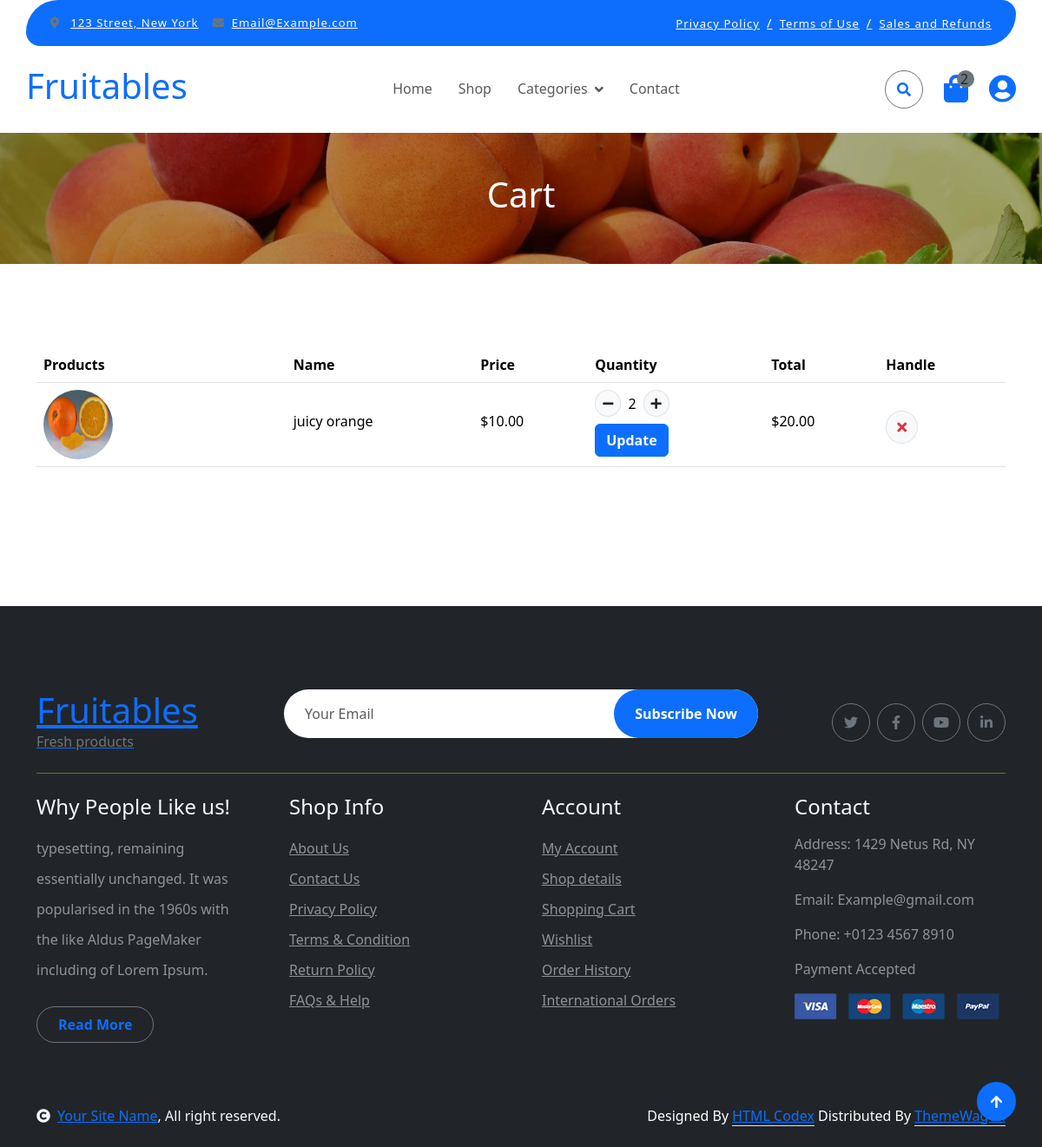
The app's page /order/cart/ (signed in), older data.
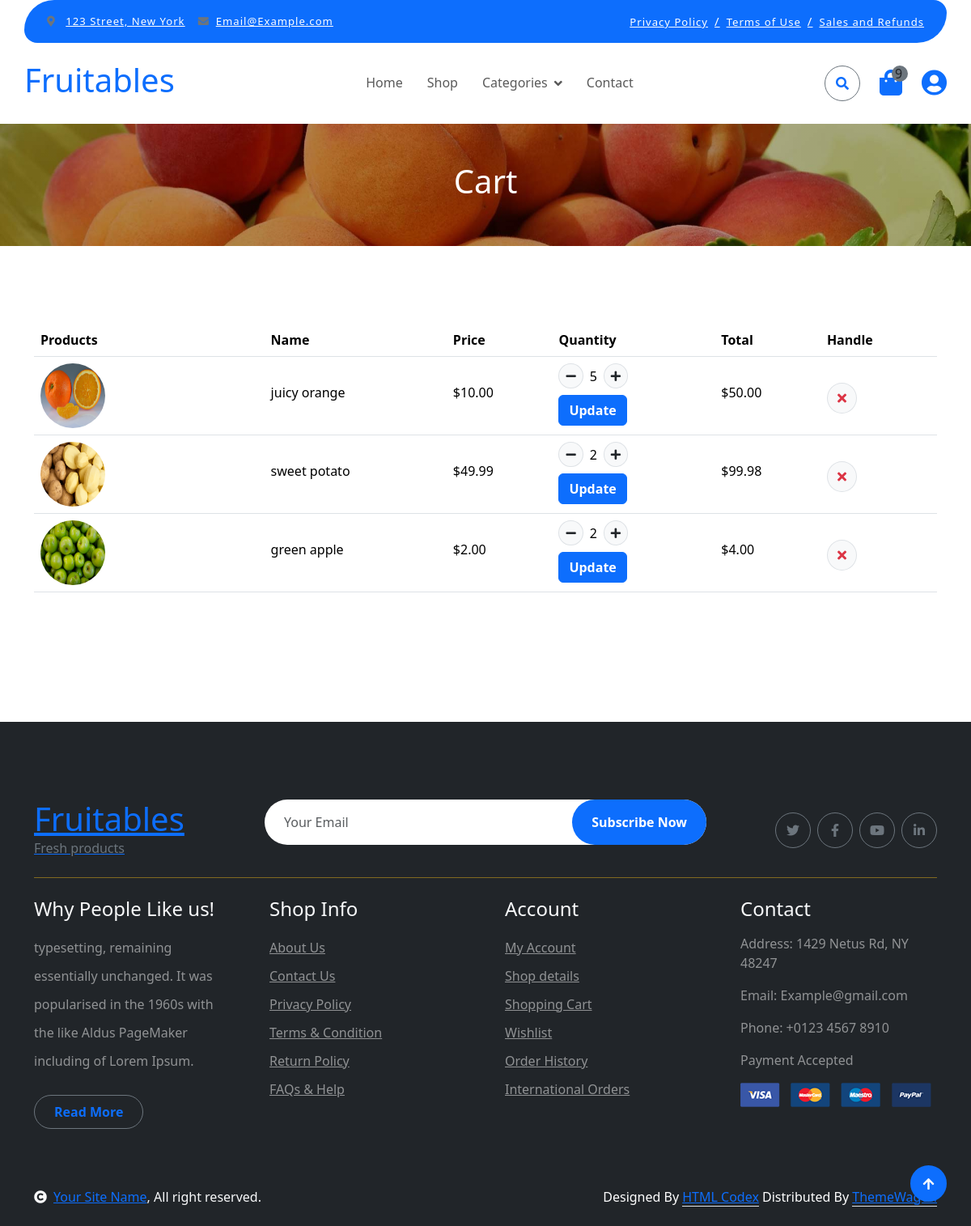
The same page, newer data.
### order/models.py (models this page shows, shortened)
class CartItem(models.Model):
    product = models.ForeignKey(Product, on_delete = models.CASCADE)
    cart = models.ForeignKey(Cart, on_delete= models.CASCADE, related_name='items')
    quantity = models.IntegerField(default=1)

### store/models.py (models this page shows, shortened)
class Product(models.Model):
    name = models.CharField(max_length=200)
    description = models.TextField()
    price = models.DecimalField(max_digits=10, decimal_places=2)
    product_image = models.ImageField(upload_to='products/')
    product_thumbnail = models.ImageField(upload_to='products/thumbnails/', editable=False, null=True, blank=True)
    slug = models.SlugField(unique=True)
    quantity = models.IntegerField(default=0)
    category = models.ForeignKey(Category, on_delete=models.CASCADE, related_name='products', null=True)
    tag = models.ManyToManyField(ProductTag, related_name='tags')

### order/views.py (the view)
# urls.py: path('cart/', views.ViewCart.as_view(), name='cart'),
class ViewCart(LoginRequiredMixin, View):
    login_url = '/users/login/'
    def get(self, request):
        if request.user.is_authenticated:
            cart, created = Cart.objects.get_or_create(user=request.user)
            items = cart.items.all()
        else:
            items = []
        for item in items:
            item.total_price = item.product.price * item.quantity
        return render(request, 'cart.html', {
            'items': items,
        })

### order/context_processors.py (called while the page is built)
def cart_items(request):
    total_items = 0
    if request.user.is_authenticated:
        cart, created = Cart.objects.get_or_create(user=request.user)
        total_items = sum(item.quantity for item in cart.items.all())
    return {
        'total_items': total_items,
    }

### users/models.py (called while the page is built)
    def update_last_active(self):
        self.last_active_datetime = timezone.now()
        self.save(update_fields=['last_active_datetime'])

### templates/cart.html (shortened to what this page needs)
{% extends 'base.html' %}
{% load static %}
{% block content %}
        <div class="container-fluid page-header py-5">
            <h1 class="text-center text-white display-6">Cart</h1>
        </div>
        <div class="container-fluid py-5">
            <div class="container py-5">
                <div class="table-responsive">
                    <table class="table">
                        <thead>
                          <tr>
                            <th scope="col">Products</th>
                            <th scope="col">Name</th>
                            <th scope="col">Price</th>
                            <th scope="col">Quantity</th>
                            <th scope="col">Total</th>
                            <th scope="col">Handle</th>
                          </tr>
                        </thead>
                        <tbody>
                            {% for item in items %}
                            <tr>
                                <th scope="row">
                                    <div class="d-flex align-items-center">
                                        <img src="{{ item.product.product_image.url }}" class="img-fluid me-5 rounded-circle" style="width: 80px; height: 80px;" alt="">
                                    </div>
                                </th>
                                <td>
                                    <p class="mb-0 mt-4">{{ item.product.name }}</p>
                                </td>
                                <td>
                                    <p class="mb-0 mt-4">${{ item.product.price }}</p>
                                </td>
                              <td>
                                <form method="POST" action="{% url 'update_cart_item' item.id %}">
                                    <div class="d-flex align-items-center quantity">
                                        <button type="button" class="btn btn-sm btn-minus rounded-circle bg-light border">
                                            <i class="fa fa-minus"></i>
                                        </button>
                                        <span class="quantity-value mx-2">{{ item.quantity }}</span>
                                        <button type="button" class="btn btn-sm btn-plus rounded-circle bg-light border">
                                            <i class="fa fa-plus"></i>
                                        </button>
                                    </div>
                                    <button type="submit" class="btn btn-primary mt-2">Update</button>
                                </form>
                            </td>
                                <td>
                                    <p class="mb-0 mt-4">${{ item.total_price|floatformat:2 }}</p>
                                </td>
                                <td>
                                    <form method="POST" action="{% url 'remove_from_cart' item.id %}">
                                        <button type="submit" class="btn btn-md rounded-circle bg-light border mt-4">
                                            <i class="fa fa-times text-danger"></i>
                                        </button>
                                    </form>
                                </td>
                            </tr>
                            {% endfor %}
                        </tbody>
                    </table>
                </div>
                    </div>
                </div>
{% endblock %}

### templates/base.html (shortened to what this page needs)
{% load static %}
<!DOCTYPE html>
<html lang="en">
    <head>
        <link rel="stylesheet" href="https://use.fontawesome.com/releases/v5.15.4/css/all.css"/>
        <link href="https://cdn.jsdelivr.net/npm/bootstrap-icons@1.4.1/font/bootstrap-icons.css" rel="stylesheet">
        <link href="{% static 'lib/lightbox/css/lightbox.min.css'%}" rel="stylesheet">
        <link href="{% static 'lib/owlcarousel/assets/owl.carousel.min.css'%}" rel="stylesheet">
        <link href="{% static 'css/bootstrap.min.css' %}" rel="stylesheet">
        <link href="{% static 'css/style.css' %}" rel="stylesheet">
        </head>
        <body>
            {% include 'includes/navbar.html' %}
            {% block content %}
            {% endblock %}
            {% include 'includes/footer.html' %}
                {% include 'includes/copyright.html' %}
                    <a href="#" class="btn btn-primary border-3 border-primary rounded-circle back-to-top"><i class="fa fa-arrow-up"></i></a>
        </body>
</html>

### templates/includes/navbar.html (shortened to what this page needs)
<div class="container-fluid fixed-top">
    <div class="container topbar bg-primary d-none d-lg-block">
        <div class="d-flex justify-content-between">
            <div class="top-info ps-2">
                <small class="me-3"><i class="fas fa-map-marker-alt me-2 text-secondary"></i> <a href="#" class="text-white">123 Street, New York</a></small>
                <small class="me-3"><i class="fas fa-envelope me-2 text-secondary"></i><a href="#" class="text-white">Email@Example.com</a></small>
            </div>
            <div class="top-link pe-2">
                <a href="#" class="text-white"><small class="text-white mx-2">Privacy Policy</small>/</a>
                <a href="#" class="text-white"><small class="text-white mx-2">Terms of Use</small>/</a>
                <a href="#" class="text-white"><small class="text-white ms-2">Sales and Refunds</small></a>
            </div>
        </div>
    </div>
    <div class="container px-0">
        <nav class="navbar navbar-light bg-white navbar-expand-xl">
            <a href="{% url 'home' %}" class="navbar-brand"><h1 class="text-primary display-6">Fruitables</h1></a>
            <div class="collapse navbar-collapse bg-white" id="navbarCollapse">
                <div class="navbar-nav mx-auto">
                    <a href="{% url 'home' %}" class="nav-item nav-link {% if request.path == '/' %}active{% endif %}">Home</a>
                    <a href="{% url 'main_category' %}" class="nav-item nav-link">Shop</a>
                    <div class="nav-item dropdown">
                        <a href="#" class="nav-link dropdown-toggle" data-bs-toggle="dropdown">Categories</a>
                    </div>
                    <a href="{% url 'contact' %}" class="nav-item nav-link">Contact</a>
                </div>
                <div class="d-flex m-3 me-0">
                    <button class="btn-search btn border border-secondary btn-md-square rounded-circle bg-white me-4" data-bs-toggle="modal" data-bs-target="#searchModal"><i class="fas fa-search text-primary"></i></button>
                    <a href="{% url 'cart' %}" class="position-relative me-4 my-auto">
                        <i class="fa fa-shopping-bag fa-2x"></i>
                        <span class="position-absolute bg-secondary rounded-circle d-flex align-items-center justPPify-content-center text-dark px-1" style="top: -5px; left: 15px; height: 20px; min-width: 20px;">{{ total_items }}</span>
                    </a>
                    {% if not user.is_authenticated %}
                        <div class="my-auto">
                            <a href="{% url 'login' %}" class="btn btn-outline-primary" style="font-size: 1.2rem; padding: 0.5rem 1rem; text-decoration: none;">Log In</a>
                        </div>
                    {% else %}
                        <a href="{% url 'profile' %}" class="my-auto">
                            <i class="fas fa-user-circle fa-2x"></i>
                        </a>
                    {% endif %}
                </div>
            </div>
        </nav>
    </div>
</div>

### templates/includes/footer.html
<div class="container-fluid bg-dark text-white-50 footer pt-5 mt-5">
    <div class="container py-5">
        <div class="pb-4 mb-4" style="border-bottom: 1px solid rgba(226, 175, 24, 0.5) ;">
            <div class="row g-4">
                <div class="col-lg-3">
                    <a href="#">
                        <h1 class="text-primary mb-0">Fruitables</h1>
                        <p class="text-secondary mb-0">Fresh products</p>
                    </a>
                </div>
                <div class="col-lg-6">
                    <div class="position-relative mx-auto">
                        <input class="form-control border-0 w-100 py-3 px-4 rounded-pill" type="number" placeholder="Your Email">
                        <button type="submit" class="btn btn-primary border-0 border-secondary py-3 px-4 position-absolute rounded-pill text-white" style="top: 0; right: 0;">Subscribe Now</button>
                    </div>
                </div>
                <div class="col-lg-3">
                    <div class="d-flex justify-content-end pt-3">
                        <a class="btn  btn-outline-secondary me-2 btn-md-square rounded-circle" href=""><i class="fab fa-twitter"></i></a>
                        <a class="btn btn-outline-secondary me-2 btn-md-square rounded-circle" href=""><i class="fab fa-facebook-f"></i></a>
                        <a class="btn btn-outline-secondary me-2 btn-md-square rounded-circle" href=""><i class="fab fa-youtube"></i></a>
                        <a class="btn btn-outline-secondary btn-md-square rounded-circle" href=""><i class="fab fa-linkedin-in"></i></a>
                    </div>
                </div>
            </div>
        </div>
        <div class="row g-5">
            <div class="col-lg-3 col-md-6">
                <div class="footer-item">
                    <h4 class="text-light mb-3">Why People Like us!</h4>
                    <p class="mb-4">typesetting, remaining essentially unchanged. It was
                        popularised in the 1960s with the like Aldus PageMaker including of Lorem Ipsum.</p>
                    <a href="" class="btn border-secondary py-2 px-4 rounded-pill text-primary">Read More</a>
                </div>
            </div>
            <div class="col-lg-3 col-md-6">
                <div class="d-flex flex-column text-start footer-item">
                    <h4 class="text-light mb-3">Shop Info</h4>
                    <a class="btn-link" href="">About Us</a>
                    <a class="btn-link" href="">Contact Us</a>
                    <a class="btn-link" href="">Privacy Policy</a>
                    <a class="btn-link" href="">Terms & Condition</a>
                    <a class="btn-link" href="">Return Policy</a>
                    <a class="btn-link" href="">FAQs & Help</a>
                </div>
            </div>
            <div class="col-lg-3 col-md-6">
                <div class="d-flex flex-column text-start footer-item">
                    <h4 class="text-light mb-3">Account</h4>
                    <a class="btn-link" href="">My Account</a>
                    <a class="btn-link" href="">Shop details</a>
                    <a class="btn-link" href="">Shopping Cart</a>
                    <a class="btn-link" href="">Wishlist</a>
                    <a class="btn-link" href="">Order History</a>
                    <a class="btn-link" href="">International Orders</a>
                </div>
            </div>
            <div class="col-lg-3 col-md-6">
                <div class="footer-item">
                    <h4 class="text-light mb-3">Contact</h4>
                    <p>Address: 1429 Netus Rd, NY 48247</p>
                    <p>Email: Example@gmail.com</p>
                    <p>Phone: +0123 4567 8910</p>
                    <p>Payment Accepted</p>
                    <img src="img/payment.png" class="img-fluid" alt="">
                </div>
            </div>
        </div>
    </div>
</div>

### templates/includes/copyright.html
<div class="container-fluid copyright bg-dark py-4">
    <div class="container">
        <div class="row">
            <div class="col-md-6 text-center text-md-start mb-3 mb-md-0">
                <span class="text-light"><a href="#"><i class="fas fa-copyright text-light me-2"></i>Your Site Name</a>, All right reserved.</span>
            </div>
            <div class="col-md-6 my-auto text-center text-md-end text-white">
                Designed By <a class="border-bottom" href="https://htmlcodex.com">HTML Codex</a> Distributed By <a class="border-bottom" href="https://themewagon.com">ThemeWagon</a>
            </div>
        </div>
    </div>
</div>

### static/css/style.css (style rules this page uses)
.back-to-top { position: fixed; right: 30px; bottom: 30px; display: flex; width: 45px; height: 45px; align-items: center; justify-content: center; transition: 0.5s; z-index: 99; }
.btn { font-weight: 600; transition: .5s; }
.btn-md-square { width: 44px; height: 44px; }
.btn-square, .btn-sm-square, .btn-md-square, .btn-lg-square { padding: 0; display: flex; align-items: center; justify-content: center; font-weight: normal; }
.btn.border-secondary { transition: 0.5s; }
.fixed-top { transition: 0.5s; background: var(--bs-white); border: 0; }
.topbar { padding: 20px; border-radius: 230px 100px; }
.topbar .top-info { font-size: 15px; line-height: 0; letter-spacing: 1px; display: flex; align-items: center; }
.topbar .top-link { font-size: 15px; line-height: 0; letter-spacing: 1px; display: flex; align-items: center; }
.topbar .top-link a { letter-spacing: 1px; }
.navbar .navbar-nav .nav-link { padding: 10px 15px; font-size: 16px; transition: .5s; }
.navbar { height: 100px; border-bottom: 1px solid rgba(255, 255, 255, .1); }
.navbar .dropdown-toggle::after { border: none; content: "\f107"; font-family: "Font Awesome 5 Free"; font-weight: 700; vertical-align: middle; margin-left: 8px; }
.page-header { position: relative; background: linear-gradient(rgba(0, 0, 0, 0.3), rgba(0, 0, 0, 0.3)), url(../img/cart-page-header-img.jpg); background-position: center center; background-repeat: no-repeat; background-size: cover; }
@media (min-width: 992px) { .hero-header, .page-header { margin-top: 152px !important; } }
.footer .footer-item .btn-link { line-height: 35px; color: rgba(255, 255, 255, .5); transition: 0.5s; }
.footer .footer-item p.mb-4 { line-height: 35px; }

Row changes from the older to the newer data that the page shows:
changed CartItem "juicy orange": quantity "2" → "5"; total_price "20.00" → "50.00"
added CartItem: product.product_image (picture), product.name "sweet potato", product.price "49.99", quantity "2", total_price "99.98"
added CartItem: product.product_image (picture), product.name "green apple", product.price "2.00", quantity "2", total_price "4.00"
Text that changed along with them:
{{ total_items }}: "2" → "9"
